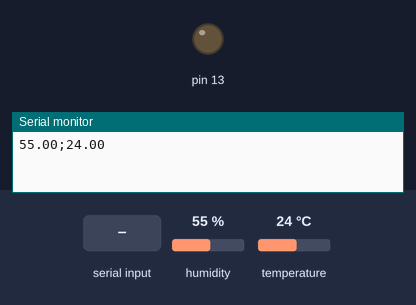
Recording of a sketch running on a simulated Arduino Uno, built with avr-gcc and run on an emulated ATmega328P. Parts: output pins drawn as LEDs (lit = HIGH), the last lines printed to the serial monitor. The test bench sets the inputs (shaded band); at power-on: humidity 55 %, temperature 24 °C.

Above: at 1.2 s.
1.3 s: "1#" received over Serial
At 1.7 s:
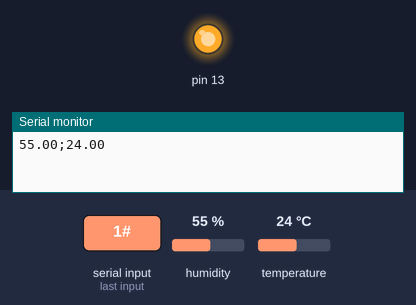
2.8 s: "0#" received over Serial
At 4.0 s:
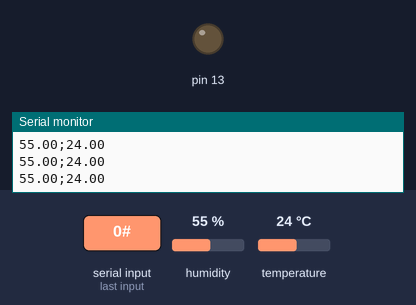
Timing chart, 0 to 5.8 s (numbered marks = the images above; inputs shaded):
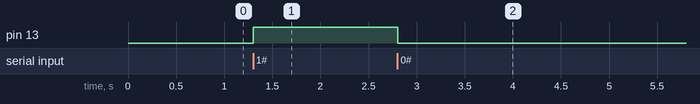

Measured:
- after the input at 1.3 s, pin 13: LOW → HIGH at once
- after the input at 2.8 s, pin 13: HIGH → LOW at once

The sketch:

trabalho-final.ino
```cpp
#include "DHT.h"

#define DHTPIN A1     // pino que estamos conectado
#define DHTTYPE DHT11 // DHT 11

// Conecte pino 1 do sensor (esquerda) ao +5V
// Conecte pino 2 do sensor ao pino de dados definido em seu Arduino
// Conecte pino 4 do sensor ao GND
// Conecte o resistor de 10K entre pin 2 (dados)
// e ao pino 1 (VCC) do sensor
DHT dht(DHTPIN, DHTTYPE);

String command;
float h;
float t;

unsigned long leitura_tempo = millis();

void setup()
{
    Serial.begin(9600);
    pinMode(13, OUTPUT);
    dht.begin();
}

void loop()
{

    if (Serial.available() > 0)
    {
        command = Serial.readStringUntil('#');

        if (command == "1")
        {
            digitalWrite(13, HIGH);
        }
        else if (command == "0")
        {
            digitalWrite(13, LOW);
        }
        else if (command == "buzzer_on")
        {
            digitalWrite(8, HIGH);
        }
        else if (command == "buzzer_off")
        {
            digitalWrite(8, LOW);
        }
    }

    if ((millis() - leitura_tempo) > 1000)
    {
        leitura_tempo = millis();
        le_temp_e_umid();
    }
}

void le_temp_e_umid()
{
    h = dht.readHumidity();
    t = dht.readTemperature();
    Serial.println(String(h) + ";" + String(t));
}
```
